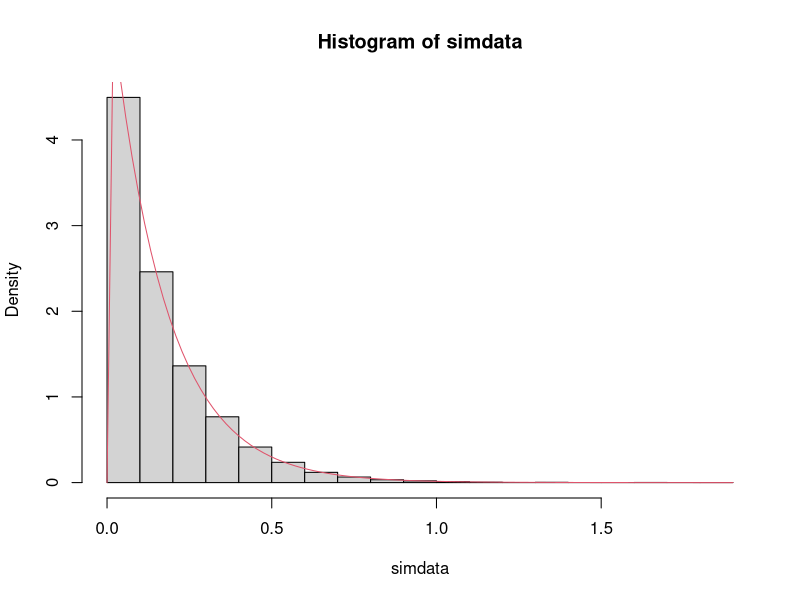
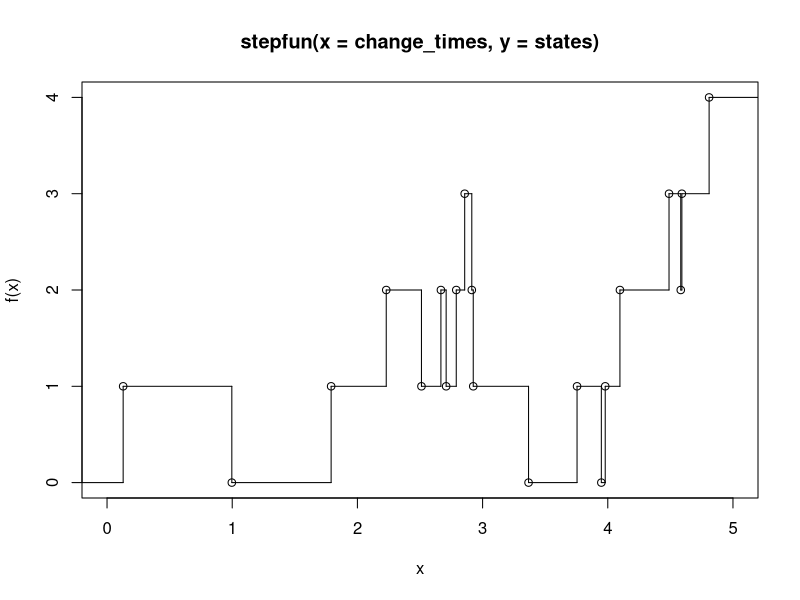
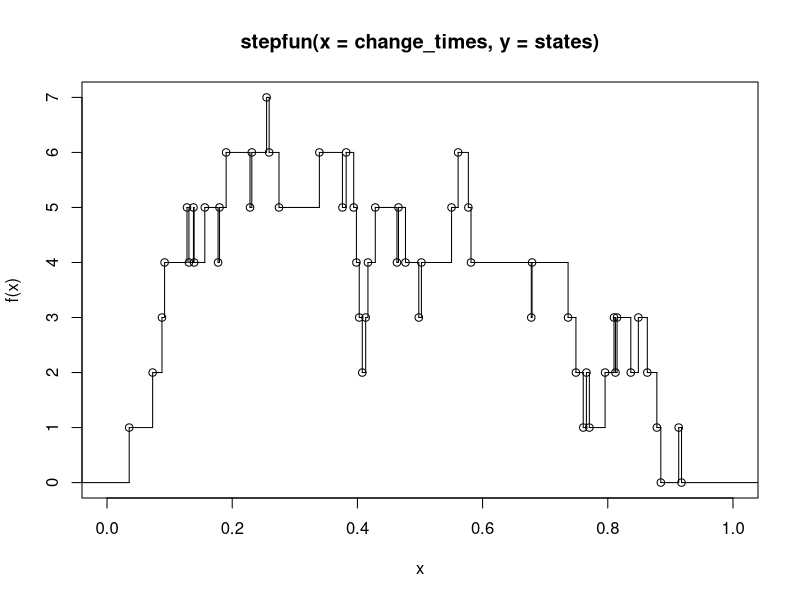

Source code (R) for these figures, in order: (Note: this script raises an error after producing the figures.)
## ---- chunk 1
simdata <- replicate(10000, {
  min(rexp(1, 2), rexp(1, 4))
})
hist(simdata, probability = T)
curve(dexp(x, 6), add = T, col = 2)
## ---- chunk 2
current_time <- 0 
change_times <- numeric(0) #vector of all places births/deaths occur
current_state <- 0
states <- current_state #vector of all states
while(current_time < 5) {
  #get time of next change and new state
  if(current_state == 0) { 
    current_time <- current_time + rexp(1, 2)
    current_state <- 1
  } else { 
    current_time <- current_time + rexp(1, 3.5)
    current_state <- current_state + sample(c(-1, 1), size = 1, prob = c(1.5, 2))
  }
  #update change times and states
  if(current_time < 5) { 
    change_times <- c(change_times, current_time)
    states <- c(states, current_state)
  }
}
plot(stepfun(x = change_times, y = states), xlim = c(0, 5))
## ---- chunk 3
birth_rate <- 30
death_rate <- 30
max_time <- 1
current_time <- 0 
change_times <- numeric(0) 
current_state <- 0
states <- current_state
while(current_time < max_time) {
  if(current_state == 0) { 
    current_time <- current_time + rexp(1, birth_rate)
    current_state <- 1
  } else { 
    current_time <- current_time + rexp(1, death_rate + birth_rate)
    current_state <- current_state + sample(c(-1, 1), size = 1, prob = c(death_rate, birth_rate))
  }
  if(current_time < max_time) { 
    change_times <- c(change_times, current_time)
    states <- c(states, current_state)
  }
}
plot(stepfun(x = change_times, y = states), xlim = c(0, max_time))
## ---- chunk 4
library(future)
set.seed(1) #to get consistent results when re-compiling
birth_rate <- 30
death_rate <- 30
max_time <- 8
plan(multisession, workers = 8)
sim_data <- future.apply::future_replicate(1000, {
  current_time <- 0 
  change_times <- numeric(0) 
  current_state <- 0
  states <- current_state
  while(current_time < max_time) {
    if(current_state == 0) { 
      current_time <- current_time + rexp(1, birth_rate)
    } else { 
      current_time <- current_time + rexp(1, death_rate + birth_rate)
    }
    if(current_time < max_time) { 
      if(current_state == 0) {
        current_state <- 1
      } else {
        current_state <- current_state + sample(c(-1, 1), size = 1, prob = c(death_rate, birth_rate))
      }
      change_times <- c(change_times, current_time)
      states <- c(states, current_state)
    }
  }
  current_state
})
## ---- chunk 5
mean(sim_data)
## ---- chunk 6
quantile(sim_data, c(.025, .975))
## ---- chunk 7
#| message: false
#| warning: false
library(dplyr) #for bind_rows
birth_rate <- 30
death_rate <- 30
max_time <- 8

current_customer <- 0
current_time <- 0 
change_times <- numeric(0) #vector of all places births/deaths occur
current_state <- 0
states <- current_state #vector of all states
queue <- data.frame(
  customer = numeric(0),
  birth_time = numeric(0),
  death_time = numeric(0)
)
while(current_time < max_time) {
  #get time of next change and new state
  if(current_state == 0) { 
    current_time <- current_time + rexp(1, birth_rate)
    if(current_time > max_time) break
    current_state <- 1
    current_customer <- current_customer + 1
    if(current_time > max_time) break
    queue <- bind_rows(
        queue,
        data.frame(customer = current_customer,
                   birth_time = current_time,
                   death_time = NA)
      )
  } else { 
    current_time <- current_time + rexp(1, birth_rate + death_rate)
    birth_or_death <- sample(c(-1, 1), size = 1, prob = c(death_rate, birth_rate))
    current_state <- current_state + birth_or_death
    if(birth_or_death == 1) {
      current_customer <- current_customer + 1
      queue <- bind_rows(
        queue,
        data.frame(customer = current_customer,
                   birth_time = current_time,
                   death_time = NA)
      )
    } else {
      customer_served <- min(which(is.na(queue$death_time)))
      queue[customer_served, "death_time"] <- current_time
    }

  }
}
if(any(is.na(queue$death_time))) {
  for(i in which(is.na(queue$death_time))) {
    queue$death_time[i] <- current_time + rexp(1, death_rate)
    current_time <- queue$death_time[i]
  }
}
head(queue)
## ---- chunk 8
set.seed(1) #to get consistent results when re-compiling
birth_rate <- 1
death_rate <- 3
max_time <- 40
sim_data <- future.apply::future_replicate(10000, {
  current_time <- 0 
  change_times <- numeric(0) 
  current_state <- 0
  states <- current_state
  while(current_time < max_time) {
    if(current_state == 0) { 
      current_time <- current_time + rexp(1, birth_rate)
      current_state <- 1
    } else { 
      current_time <- current_time + rexp(1, death_rate + birth_rate)
      current_state <- current_state + sample(c(-1, 1), size = 1, prob = c(death_rate, birth_rate))
    }
    if(current_time < max_time) { 
      change_times <- c(change_times, current_time)
      states <- c(states, current_state)
    }
  }
  states[length(states)] 
  #' 
  #' Note: it is **wrong** to use current_state here the way we have coded it! 
  #' 
})
barplot(table(sim_data))
data.frame(observed = proportions(table(sim_data)),
           theory = dgeom(sort(unique(sim_data)), prob = 2/3)) #pretty close match
## ---- chunk 9
plan(sequential)
